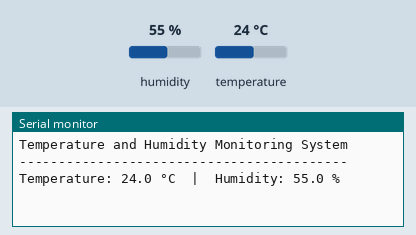
This sketch was run on a simulated Arduino Uno, built with avr-gcc and run on an emulated ATmega328P. On the bench: the last lines printed to the serial monitor. The test bench sets the inputs (shaded band); at power-on: humidity 55 %, temperature 24 °C.

Above: at 3.2 s.
3.3 s: humidity set to 22 %
At 5.5 s:
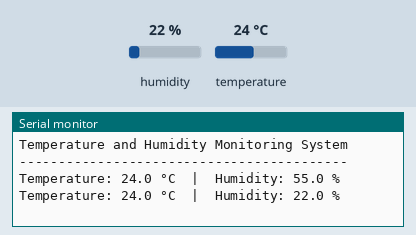
6.0 s: temperature set to 12 °C
At 6.7 s:
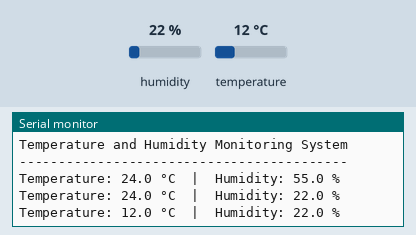
8.7 s: humidity set to 40 %
At 11.6 s:
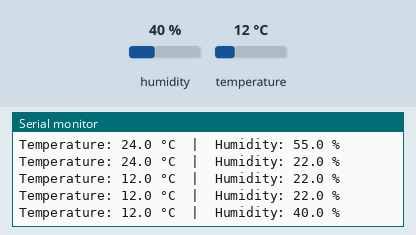
Timing chart, 0 to 13.1 s (numbered marks = the images above; inputs shaded):
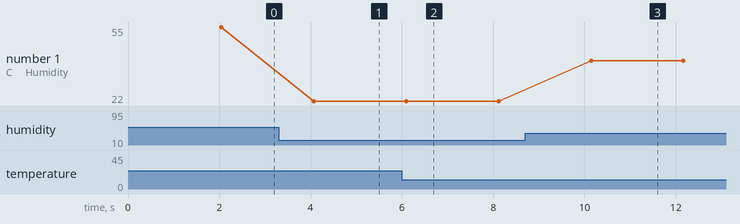

Measured:
- after the input at 3.3 s, the serial monitor: prints a new line after 0.77 s (image 1)
- after the input at 6.0 s, the serial monitor: prints a new line after 0.10 s (image 2)
- after the input at 8.7 s, the serial monitor: prints a new line after 1.4 s (image 3)
- plotted number 1: 55 → 22 after the input at 3.3 s, 22 → 40 after the input at 8.7 s

The sketch:

Arduino_Temperature_Humidity_DHT11.ino
```cpp
/*
  Project: Temperature and Humidity Monitoring System
  Board: Arduino Uno R3
  Sensor: DHT11 (change to DHT22 if you use a DHT22)
  Output: Arduino IDE Serial Monitor (no LCD required)

  Typical DHT11 wiring:
    DHT VCC  -> Arduino 5V
    DHT GND  -> Arduino GND
    DHT DATA -> Arduino digital pin 2

  If you have a bare 4-pin DHT sensor, use a 10 kOhm pull-up resistor
  between VCC and DATA. Many sensor modules already include one.

  Arduino IDE library required:
    Install "DHT sensor library" by Adafruit.
    If prompted, also install "Adafruit Unified Sensor".
*/

#include <DHT.h>

#define DHTPIN 2       // DHT sensor data pin connected to digital pin 2
#define DHTTYPE DHT11  // Change to DHT22 if you have a DHT22 sensor

DHT dht(DHTPIN, DHTTYPE);

void setup() {
  Serial.begin(9600);
  dht.begin();

  Serial.println("Temperature and Humidity Monitoring System");
  Serial.println("------------------------------------------");
  delay(2000);
}

void loop() {
  // DHT sensors need time between readings; 2 seconds is a safe interval.
  float humidity = dht.readHumidity();
  float temperatureC = dht.readTemperature();

  if (isnan(humidity) || isnan(temperatureC)) {
    Serial.println("Failed to read from DHT sensor. Check wiring and sensor type.");
    delay(2000);
    return;
  }

  Serial.print("Temperature: ");
  Serial.print(temperatureC, 1);
  Serial.print(" °C  |  Humidity: ");
  Serial.print(humidity, 1);
  Serial.println(" %");

  delay(2000);
}
```
